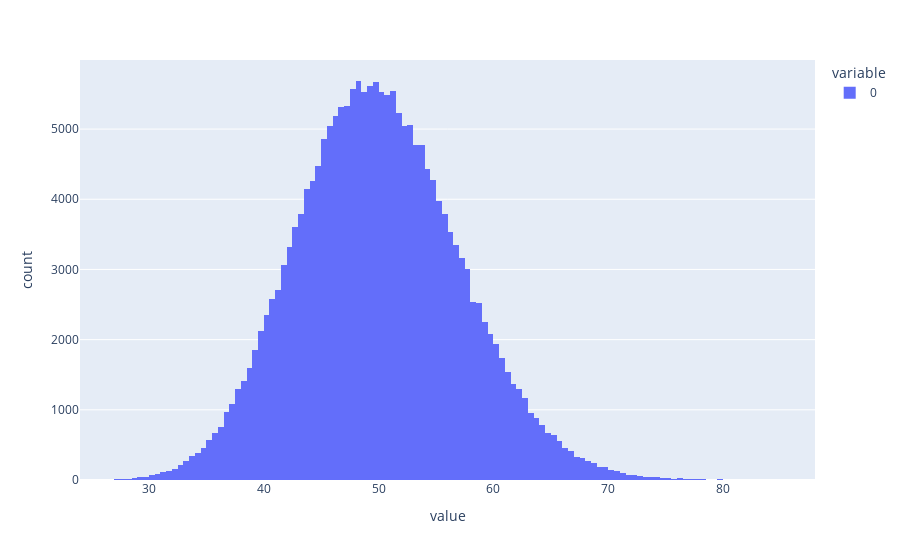

Here is the notebook cell this chart was saved with:
### Code cell
data = area.sample(200000)
fig = px.histogram(
    data,
    nbins=200,
)

fig.show()

### Figure 1 — Plotly figure (JSON) as saved in the notebook; plotly's stock layout.template omitted (floating-point values rounded to 4 significant figures; data arrays with more than 128 entries replaced by an {"elided": "..."} marker saying what was removed)
{"data": [{"bingroup": "x", "hovertemplate": "variable=0<br>value=%{x}<br>count=%{y}<extra></extra>", "legendgroup": "0", "marker": {"color": "#636efa", "pattern": {"shape": ""}}, "name": "0", "nbinsx": 200, "orientation": "v", "showlegend": true, "type": "histogram", "x": {"elided": "200000 float values"}, "xaxis": "x", "yaxis": "y"}], "layout": {"barmode": "relative", "legend": {"title": {"text": "variable"}, "tracegroupgap": 0}, "margin": {"t": 60}, "xaxis": {"anchor": "y", "domain": [0, 1], "title": {"text": "value"}}, "yaxis": {"anchor": "x", "domain": [0, 1], "title": {"text": "count"}}}}
